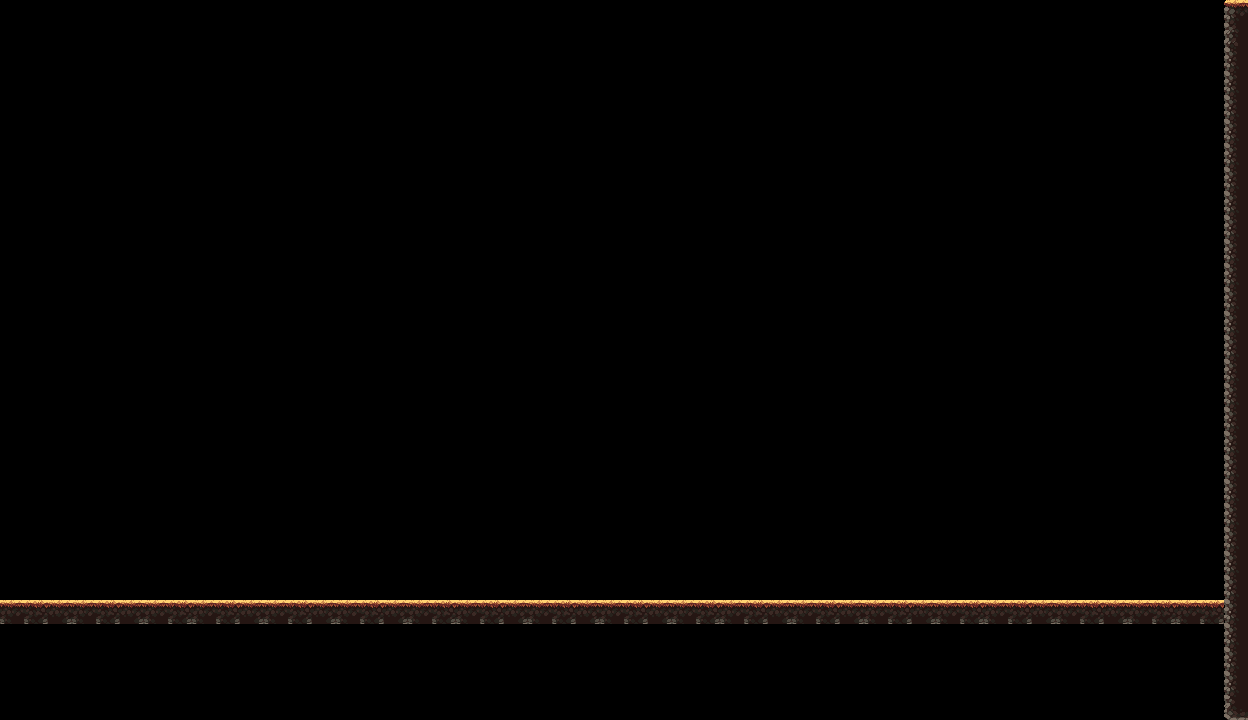

The image is a tile-based game level rendered from a .tmx file. Its description and complete source (layers, tilesets, objects, tile grids) follow:
An orthogonal 52x30 tile map with 24x24 px tiles, 1 tile layer (Tile Layer 1).

<map version="1.10" tiledversion="1.11.0" orientation="orthogonal" renderorder="right-down" width="52" height="30" tilewidth="24" tileheight="24" infinite="0" nextlayerid="2" nextobjectid="1">
 <tileset firstgid="1" source="oak_woods_tileset.tsx" />
 <layer id="1" name="Tile Layer 1" width="52" height="30">
  <data encoding="csv">
0,0,0,0,0,0,0,0,0,0,0,0,0,0,0,0,0,0,0,0,0,0,0,0,0,0,0,0,0,0,0,0,0,0,0,0,0,0,0,0,0,0,0,0,0,0,0,0,0,0,0,1,
0,0,0,0,0,0,0,0,0,0,0,0,0,0,0,0,0,0,0,0,0,0,0,0,0,0,0,0,0,0,0,0,0,0,0,0,0,0,0,0,0,0,0,0,0,0,0,0,0,0,0,22,
0,0,0,0,0,0,0,0,0,0,0,0,0,0,0,0,0,0,0,0,0,0,0,0,0,0,0,0,0,0,0,0,0,0,0,0,0,0,0,0,0,0,0,0,0,0,0,0,0,0,0,43,
0,0,0,0,0,0,0,0,0,0,0,0,0,0,0,0,0,0,0,0,0,0,0,0,0,0,0,0,0,0,0,0,0,0,0,0,0,0,0,0,0,0,0,0,0,0,0,0,0,0,0,43,
0,0,0,0,0,0,0,0,0,0,0,0,0,0,0,0,0,0,0,0,0,0,0,0,0,0,0,0,0,0,0,0,0,0,0,0,0,0,0,0,0,0,0,0,0,0,0,0,0,0,0,43,
0,0,0,0,0,0,0,0,0,0,0,0,0,0,0,0,0,0,0,0,0,0,0,0,0,0,0,0,0,0,0,0,0,0,0,0,0,0,0,0,0,0,0,0,0,0,0,0,0,0,0,43,
0,0,0,0,0,0,0,0,0,0,0,0,0,0,0,0,0,0,0,0,0,0,0,0,0,0,0,0,0,0,0,0,0,0,0,0,0,0,0,0,0,0,0,0,0,0,0,0,0,0,0,43,
0,0,0,0,0,0,0,0,0,0,0,0,0,0,0,0,0,0,0,0,0,0,0,0,0,0,0,0,0,0,0,0,0,0,0,0,0,0,0,0,0,0,0,0,0,0,0,0,0,0,0,43,
0,0,0,0,0,0,0,0,0,0,0,0,0,0,0,0,0,0,0,0,0,0,0,0,0,0,0,0,0,0,0,0,0,0,0,0,0,0,0,0,0,0,0,0,0,0,0,0,0,0,0,43,
0,0,0,0,0,0,0,0,0,0,0,0,0,0,0,0,0,0,0,0,0,0,0,0,0,0,0,0,0,0,0,0,0,0,0,0,0,0,0,0,0,0,0,0,0,0,0,0,0,0,0,43,
0,0,0,0,0,0,0,0,0,0,0,0,0,0,0,0,0,0,0,0,0,0,0,0,0,0,0,0,0,0,0,0,0,0,0,0,0,0,0,0,0,0,0,0,0,0,0,0,0,0,0,43,
0,0,0,0,0,0,0,0,0,0,0,0,0,0,0,0,0,0,0,0,0,0,0,0,0,0,0,0,0,0,0,0,0,0,0,0,0,0,0,0,0,0,0,0,0,0,0,0,0,0,0,43,
0,0,0,0,0,0,0,0,0,0,0,0,0,0,0,0,0,0,0,0,0,0,0,0,0,0,0,0,0,0,0,0,0,0,0,0,0,0,0,0,0,0,0,0,0,0,0,0,0,0,0,43,
0,0,0,0,0,0,0,0,0,0,0,0,0,0,0,0,0,0,0,0,0,0,0,0,0,0,0,0,0,0,0,0,0,0,0,0,0,0,0,0,0,0,0,0,0,0,0,0,0,0,0,43,
0,0,0,0,0,0,0,0,0,0,0,0,0,0,0,0,0,0,0,0,0,0,0,0,0,0,0,0,0,0,0,0,0,0,0,0,0,0,0,0,0,0,0,0,0,0,0,0,0,0,0,43,
0,0,0,0,0,0,0,0,0,0,0,0,0,0,0,0,0,0,0,0,0,0,0,0,0,0,0,0,0,0,0,0,0,0,0,0,0,0,0,0,0,0,0,0,0,0,0,0,0,0,0,43,
0,0,0,0,0,0,0,0,0,0,0,0,0,0,0,0,0,0,0,0,0,0,0,0,0,0,0,0,0,0,0,0,0,0,0,0,0,0,0,0,0,0,0,0,0,0,0,0,0,0,0,43,
0,0,0,0,0,0,0,0,0,0,0,0,0,0,0,0,0,0,0,0,0,0,0,0,0,0,0,0,0,0,0,0,0,0,0,0,0,0,0,0,0,0,0,0,0,0,0,0,0,0,0,43,
0,0,0,0,0,0,0,0,0,0,0,0,0,0,0,0,0,0,0,0,0,0,0,0,0,0,0,0,0,0,0,0,0,0,0,0,0,0,0,0,0,0,0,0,0,0,0,0,0,0,0,43,
0,0,0,0,0,0,0,0,0,0,0,0,0,0,0,0,0,0,0,0,0,0,0,0,0,0,0,0,0,0,0,0,0,0,0,0,0,0,0,0,0,0,0,0,0,0,0,0,0,0,0,43,
0,0,0,0,0,0,0,0,0,0,0,0,0,0,0,0,0,0,0,0,0,0,0,0,0,0,0,0,0,0,0,0,0,0,0,0,0,0,0,0,0,0,0,0,0,0,0,0,0,0,0,43,
0,0,0,0,0,0,0,0,0,0,0,0,0,0,0,0,0,0,0,0,0,0,0,0,0,0,0,0,0,0,0,0,0,0,0,0,0,0,0,0,0,0,0,0,0,0,0,0,0,0,0,43,
0,0,0,0,0,0,0,0,0,0,0,0,0,0,0,0,0,0,0,0,0,0,0,0,0,0,0,0,0,0,0,0,0,0,0,0,0,0,0,0,0,0,0,0,0,0,0,0,0,0,0,43,
0,0,0,0,0,0,0,0,0,0,0,0,0,0,0,0,0,0,0,0,0,0,0,0,0,0,0,0,0,0,0,0,0,0,0,0,0,0,0,0,0,0,0,0,0,0,0,0,0,0,0,43,
0,0,0,0,0,0,0,0,0,0,0,0,0,0,0,0,0,0,0,0,0,0,0,0,0,0,0,0,0,0,0,0,0,0,0,0,0,0,0,0,0,0,0,0,0,0,0,0,0,0,0,43,
195,196,197,195,196,197,195,196,195,196,197,195,196,197,195,196,197,195,196,195,196,197,195,196,197,195,196,197,195,196,195,196,197,195,196,197,195,196,197,195,196,195,196,197,195,196,197,195,196,195,196,43,
0,0,0,0,0,0,0,0,0,0,0,0,0,0,0,0,0,0,0,0,0,0,0,0,0,0,0,0,0,0,0,0,0,0,0,0,0,0,0,0,0,0,0,0,0,0,0,0,0,0,0,43,
0,0,0,0,0,0,0,0,0,0,0,0,0,0,0,0,0,0,0,0,0,0,0,0,0,0,0,0,0,0,0,0,0,0,0,0,0,0,0,0,0,0,0,0,0,0,0,0,0,0,0,43,
0,0,0,0,0,0,0,0,0,0,0,0,0,0,0,0,0,0,0,0,0,0,0,0,0,0,0,0,0,0,0,0,0,0,0,0,0,0,0,0,0,0,0,0,0,0,0,0,0,0,0,43,
0,0,0,0,0,0,0,0,0,0,0,0,0,0,0,0,0,0,0,0,0,0,0,0,0,0,0,0,0,0,0,0,0,0,0,0,0,0,0,0,0,0,0,0,0,0,0,0,0,0,0,64
</data>
 </layer>
</map>
